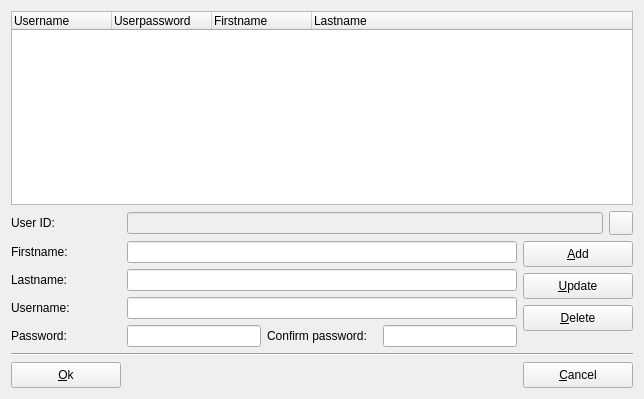
<ui version="4.0" >
 <class>UiNewEditUserBase</class>
 <widget class="QWidget" name="UiNewEditUserBase" >
  <property name="geometry" >
   <rect>
    <x>0</x>
    <y>0</y>
    <width>644</width>
    <height>399</height>
   </rect>
  </property>
  <property name="minimumSize" >
   <size>
    <width>644</width>
    <height>399</height>
   </size>
  </property>
  <property name="maximumSize" >
   <size>
    <width>644</width>
    <height>399</height>
   </size>
  </property>
  <property name="windowTitle" >
   <string>New / Edit User</string>
  </property>
  <property name="windowIcon" >
   <iconset resource="../../resource/dms.qrc" >:/picture/16/images/16x16/user_16.png</iconset>
  </property>
  <layout class="QGridLayout" >
   <item row="0" column="0" colspan="2" >
    <widget class="QTreeWidget" name="treeWidgetUser" >
     <property name="rootIsDecorated" >
      <bool>false</bool>
     </property>
     <column>
      <property name="text" >
       <string>Username</string>
      </property>
     </column>
     <column>
      <property name="text" >
       <string>Userpassword</string>
      </property>
     </column>
     <column>
      <property name="text" >
       <string>Firstname</string>
      </property>
     </column>
     <column>
      <property name="text" >
       <string>Lastname</string>
      </property>
     </column>
    </widget>
   </item>
   <item row="1" column="0" colspan="2" >
    <layout class="QHBoxLayout" >
     <item>
      <widget class="QLabel" name="label" >
       <property name="minimumSize" >
        <size>
         <width>110</width>
         <height>0</height>
        </size>
       </property>
       <property name="maximumSize" >
        <size>
         <width>110</width>
         <height>16777215</height>
        </size>
       </property>
       <property name="text" >
        <string>User ID:</string>
       </property>
       <property name="buddy" >
        <cstring>lineEditUserId</cstring>
       </property>
      </widget>
     </item>
     <item>
      <widget class="QLineEdit" name="lineEditUserId" >
       <property name="enabled" >
        <bool>false</bool>
       </property>
       <property name="frame" >
        <bool>true</bool>
       </property>
       <property name="readOnly" >
        <bool>true</bool>
       </property>
      </widget>
     </item>
     <item>
      <widget class="QPushButton" name="btnUserId" >
       <property name="minimumSize" >
        <size>
         <width>24</width>
         <height>24</height>
        </size>
       </property>
       <property name="maximumSize" >
        <size>
         <width>24</width>
         <height>24</height>
        </size>
       </property>
       <property name="text" >
        <string/>
       </property>
       <property name="icon" >
        <iconset resource="../../resource/dms.qrc" >:/picture/16/images/16x16/reload_16.png</iconset>
       </property>
      </widget>
     </item>
    </layout>
   </item>
   <item row="2" column="0" >
    <layout class="QHBoxLayout" >
     <item>
      <widget class="QLabel" name="labelFirstName" >
       <property name="minimumSize" >
        <size>
         <width>110</width>
         <height>0</height>
        </size>
       </property>
       <property name="maximumSize" >
        <size>
         <width>110</width>
         <height>16777215</height>
        </size>
       </property>
       <property name="text" >
        <string>Firstname:</string>
       </property>
       <property name="buddy" >
        <cstring>lineEditUserFirstName</cstring>
       </property>
      </widget>
     </item>
     <item>
      <widget class="QLineEdit" name="lineEditUserFirstName" >
       <property name="frame" >
        <bool>true</bool>
       </property>
      </widget>
     </item>
    </layout>
   </item>
   <item rowspan="4" row="2" column="1" >
    <layout class="QVBoxLayout" >
     <item>
      <widget class="QPushButton" name="btnAddUser" >
       <property name="minimumSize" >
        <size>
         <width>110</width>
         <height>26</height>
        </size>
       </property>
       <property name="maximumSize" >
        <size>
         <width>110</width>
         <height>26</height>
        </size>
       </property>
       <property name="text" >
        <string>&amp;Add</string>
       </property>
      </widget>
     </item>
     <item>
      <widget class="QPushButton" name="btnUpdateUser" >
       <property name="minimumSize" >
        <size>
         <width>110</width>
         <height>26</height>
        </size>
       </property>
       <property name="maximumSize" >
        <size>
         <width>110</width>
         <height>26</height>
        </size>
       </property>
       <property name="text" >
        <string>&amp;Update</string>
       </property>
      </widget>
     </item>
     <item>
      <widget class="QPushButton" name="btnDeleteUser" >
       <property name="minimumSize" >
        <size>
         <width>110</width>
         <height>26</height>
        </size>
       </property>
       <property name="maximumSize" >
        <size>
         <width>110</width>
         <height>26</height>
        </size>
       </property>
       <property name="text" >
        <string>&amp;Delete</string>
       </property>
      </widget>
     </item>
     <item>
      <spacer>
       <property name="orientation" >
        <enum>Qt::Vertical</enum>
       </property>
       <property name="sizeHint" >
        <size>
         <width>20</width>
         <height>20</height>
        </size>
       </property>
      </spacer>
     </item>
    </layout>
   </item>
   <item row="3" column="0" >
    <layout class="QHBoxLayout" >
     <item>
      <widget class="QLabel" name="labelLastName" >
       <property name="minimumSize" >
        <size>
         <width>110</width>
         <height>0</height>
        </size>
       </property>
       <property name="maximumSize" >
        <size>
         <width>110</width>
         <height>16777215</height>
        </size>
       </property>
       <property name="text" >
        <string>Lastname:</string>
       </property>
       <property name="buddy" >
        <cstring>lineEditUserLastName</cstring>
       </property>
      </widget>
     </item>
     <item>
      <widget class="QLineEdit" name="lineEditUserLastName" >
       <property name="frame" >
        <bool>true</bool>
       </property>
      </widget>
     </item>
    </layout>
   </item>
   <item row="4" column="0" >
    <layout class="QHBoxLayout" >
     <item>
      <widget class="QLabel" name="label_2" >
       <property name="minimumSize" >
        <size>
         <width>110</width>
         <height>0</height>
        </size>
       </property>
       <property name="maximumSize" >
        <size>
         <width>110</width>
         <height>16777215</height>
        </size>
       </property>
       <property name="text" >
        <string>Username:</string>
       </property>
       <property name="buddy" >
        <cstring>lineEditUserName</cstring>
       </property>
      </widget>
     </item>
     <item>
      <widget class="QLineEdit" name="lineEditUserName" >
       <property name="frame" >
        <bool>true</bool>
       </property>
      </widget>
     </item>
    </layout>
   </item>
   <item row="5" column="0" >
    <layout class="QHBoxLayout" >
     <item>
      <widget class="QLabel" name="label_3" >
       <property name="minimumSize" >
        <size>
         <width>110</width>
         <height>0</height>
        </size>
       </property>
       <property name="maximumSize" >
        <size>
         <width>110</width>
         <height>16777215</height>
        </size>
       </property>
       <property name="text" >
        <string>Password:</string>
       </property>
       <property name="buddy" >
        <cstring>lineEditUserPassword</cstring>
       </property>
      </widget>
     </item>
     <item>
      <widget class="QLineEdit" name="lineEditUserPassword" >
       <property name="frame" >
        <bool>true</bool>
       </property>
       <property name="echoMode" >
        <enum>QLineEdit::Password</enum>
       </property>
      </widget>
     </item>
     <item>
      <widget class="QLabel" name="label_4" >
       <property name="minimumSize" >
        <size>
         <width>110</width>
         <height>0</height>
        </size>
       </property>
       <property name="maximumSize" >
        <size>
         <width>110</width>
         <height>16777215</height>
        </size>
       </property>
       <property name="text" >
        <string>Confirm password:</string>
       </property>
       <property name="buddy" >
        <cstring>lineEditUserPasswordConfirm</cstring>
       </property>
      </widget>
     </item>
     <item>
      <widget class="QLineEdit" name="lineEditUserPasswordConfirm" >
       <property name="frame" >
        <bool>true</bool>
       </property>
       <property name="echoMode" >
        <enum>QLineEdit::Password</enum>
       </property>
      </widget>
     </item>
    </layout>
   </item>
   <item row="6" column="0" colspan="2" >
    <widget class="Line" name="line" >
     <property name="orientation" >
      <enum>Qt::Horizontal</enum>
     </property>
    </widget>
   </item>
   <item row="7" column="0" colspan="2" >
    <layout class="QHBoxLayout" >
     <item>
      <widget class="QPushButton" name="btnOk" >
       <property name="minimumSize" >
        <size>
         <width>110</width>
         <height>26</height>
        </size>
       </property>
       <property name="maximumSize" >
        <size>
         <width>110</width>
         <height>26</height>
        </size>
       </property>
       <property name="text" >
        <string>&amp;Ok</string>
       </property>
      </widget>
     </item>
     <item>
      <spacer>
       <property name="orientation" >
        <enum>Qt::Horizontal</enum>
       </property>
       <property name="sizeHint" >
        <size>
         <width>40</width>
         <height>20</height>
        </size>
       </property>
      </spacer>
     </item>
     <item>
      <widget class="QPushButton" name="btnCancel" >
       <property name="minimumSize" >
        <size>
         <width>110</width>
         <height>26</height>
        </size>
       </property>
       <property name="maximumSize" >
        <size>
         <width>110</width>
         <height>26</height>
        </size>
       </property>
       <property name="text" >
        <string>&amp;Cancel</string>
       </property>
      </widget>
     </item>
    </layout>
   </item>
  </layout>
 </widget>
 <tabstops>
  <tabstop>treeWidgetUser</tabstop>
  <tabstop>lineEditUserId</tabstop>
  <tabstop>lineEditUserFirstName</tabstop>
  <tabstop>lineEditUserLastName</tabstop>
  <tabstop>lineEditUserName</tabstop>
  <tabstop>lineEditUserPassword</tabstop>
  <tabstop>lineEditUserPasswordConfirm</tabstop>
  <tabstop>btnAddUser</tabstop>
  <tabstop>btnUpdateUser</tabstop>
  <tabstop>btnDeleteUser</tabstop>
  <tabstop>btnOk</tabstop>
  <tabstop>btnCancel</tabstop>
 </tabstops>
 <resources>
  <include location="../../resource/dms.qrc" />
 </resources>
 <connections/>
</ui>
